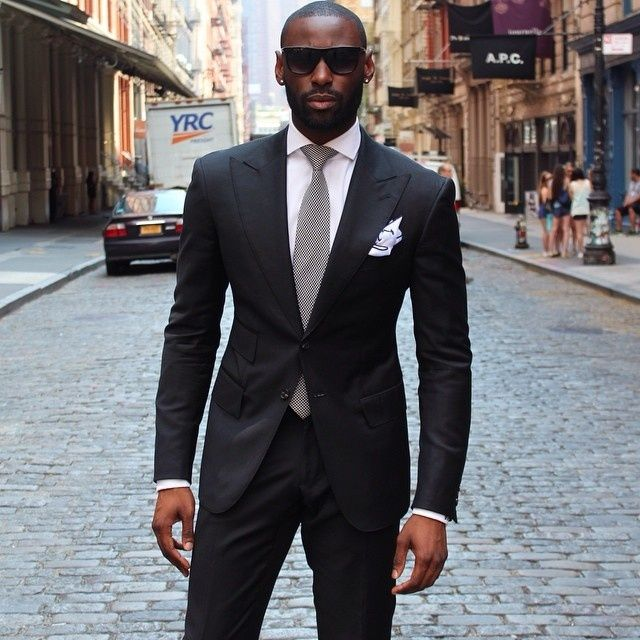
#> input picture images/person5.jpg, 640 x 640 px
$ python 9_face_detec.py
#> lines starting #> are read from the running program, lines starting #| are printed output that depends on the picture; after the words box and inside, x2 and y2 are one past the last pixel; in counts of white or black regions, pixels touching at a corner belong together
import cv2

# Cascade detects all kind of things, research about this
face_cascade = cv2.CascadeClassifier("images/haarcascade_frontalface_default.xml")
# Importing an image
img = cv2.imread("images/person5.jpg")
#> img is the input picture: shape (640, 640, 3); mean B, G, R 111.3, 107.9, 109.3
img_gray = cv2.cvtColor(img, cv2.COLOR_BGR2GRAY)
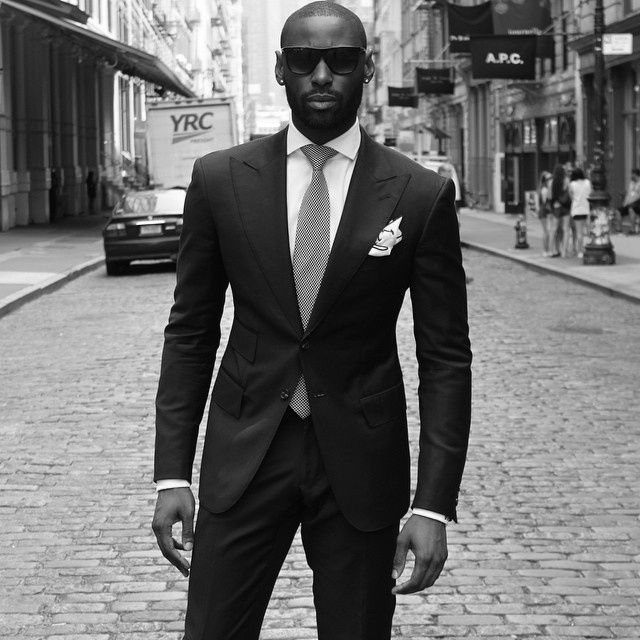
#> img_gray: shape (640, 640); min 0, max 255, mean 108.7

# get faces:                        might change
faces = face_cascade.detectMultiScale(img_gray, 1.25, 4)
#> faces = [[277, 29, 93, 93]]

for (x, y, w, h) in faces:
    cv2.rectangle(img, (x, y), (x+w, y+h), (255, 0, 0), 2)
#> this loop made 1 pass
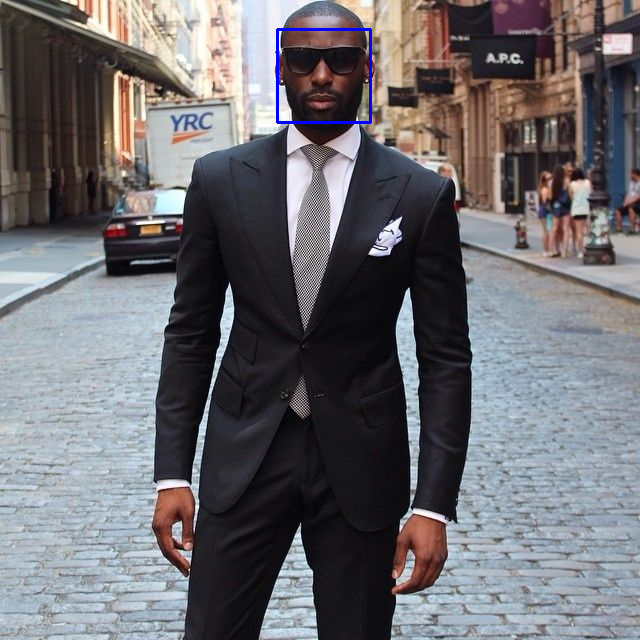
#> img: shape (640, 640, 3); 0.27% of pixels changed, all inside (x1, y1, x2, y2) = (276, 28, 372, 124)


cv2.imshow("Output", img)
cv2.waitKey(2000)

$ run again, with images/person1.jpg copied over images/person5.jpg
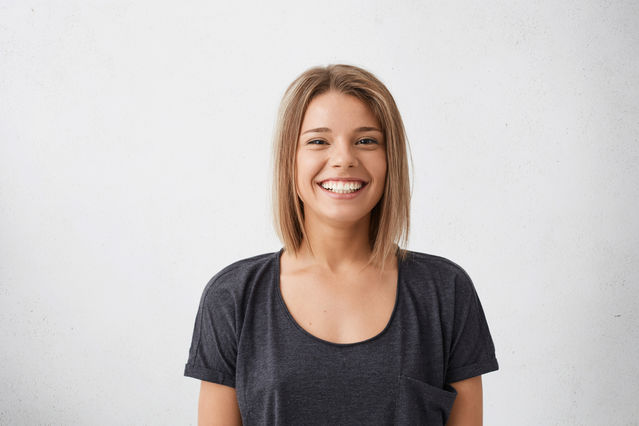
#> input picture images/person1.jpg, 639 x 426 px
#> img is the input picture: shape (426, 639, 3); mean B, G, R 189.6, 191.4, 197.4
#> `img_gray = cv2.cvtColor(img, cv2.COLOR_BGR2GRAY)`:
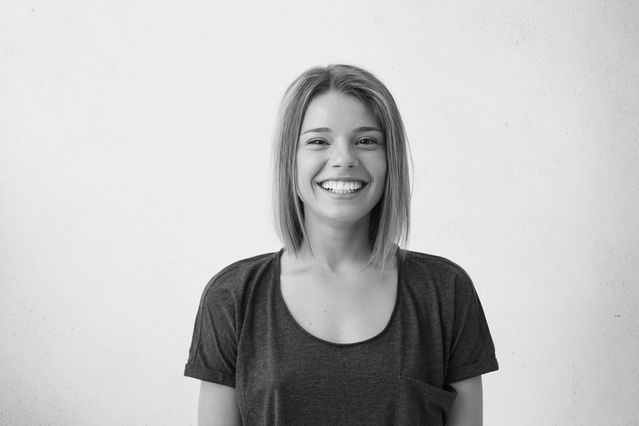
#> img_gray: shape (426, 639); min 0, max 254, mean 192.9
#> faces = [[281, 96, 116, 116]]
#> the loop `for (x, y, w, h) in faces:` made 1 pass
#> after the loop `for (x, y, w, h) in faces:`:
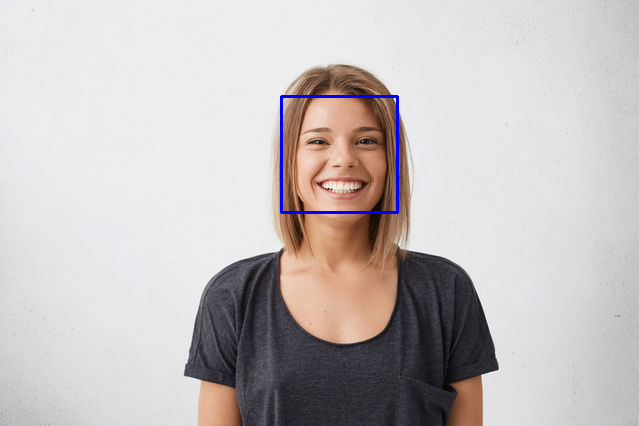
#> img: shape (426, 639, 3); 0.51% of pixels changed, all inside (x1, y1, x2, y2) = (280, 95, 399, 214)

$ run again, with images/person4.jpg copied over images/person5.jpg
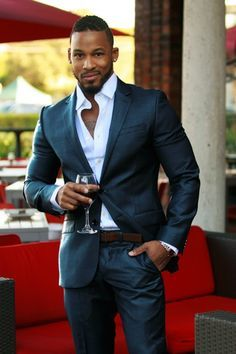
#> input picture images/person4.jpg, 236 x 354 px
#> img is the input picture: shape (354, 236, 3); mean B, G, R 72, 78.5, 96.9
#> `img_gray = cv2.cvtColor(img, cv2.COLOR_BGR2GRAY)`:
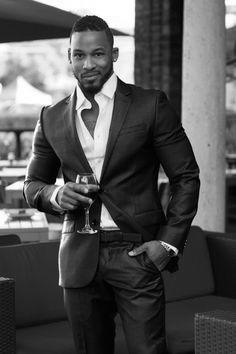
#> img_gray: shape (354, 236); min 0, max 255, mean 83.3
#> faces = [[62, 33, 57, 57]]
#> the loop `for (x, y, w, h) in faces:` made 1 pass
#> after the loop `for (x, y, w, h) in faces:`:
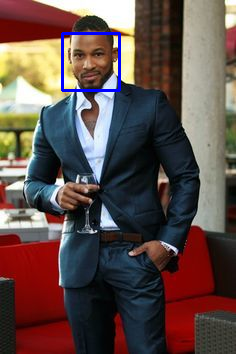
#> img: shape (354, 236, 3); 0.81% of pixels changed, all inside (x1, y1, x2, y2) = (61, 32, 121, 92)
